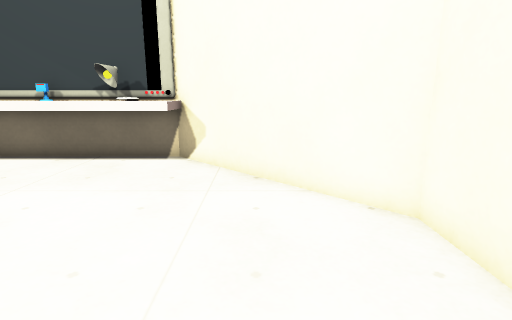
[1] (above)

12 first-person views from a walk through a 3-D level made in the Godot game engine. The camera is 1.2 m above the floor, tilts 12° down and sees 80° across. The floor is counted in squares, 0.5 m on a side. Each view is taken from the middle of a square. On the plan, view 1 faces up. The plan holds only what a view shows up to about 19 squares ahead; the rest is blank. The place goes on beyond the plan. Some surface patterns are stand-ins.

[2]
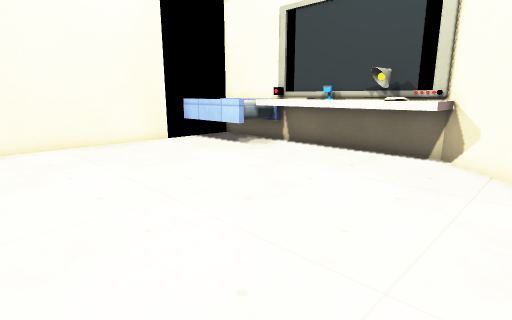

[3]
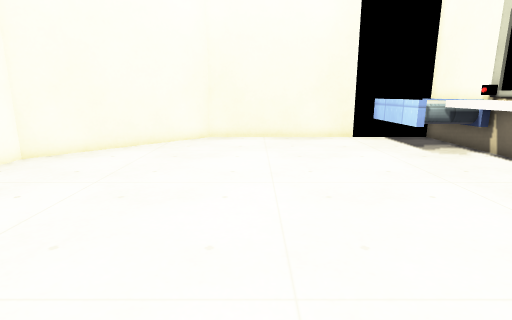

[4]
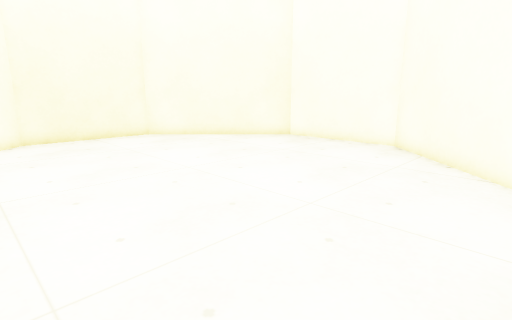

[5]
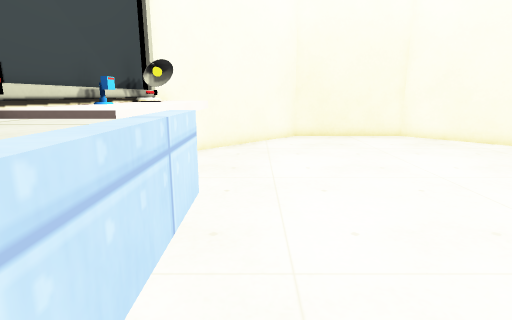

[6]
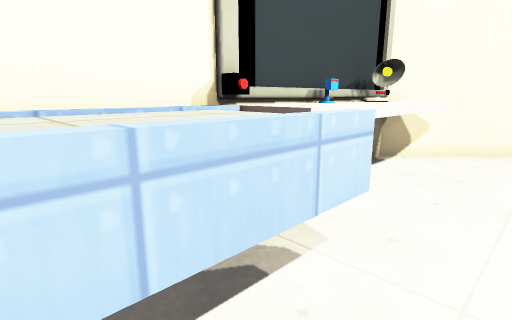

[7]
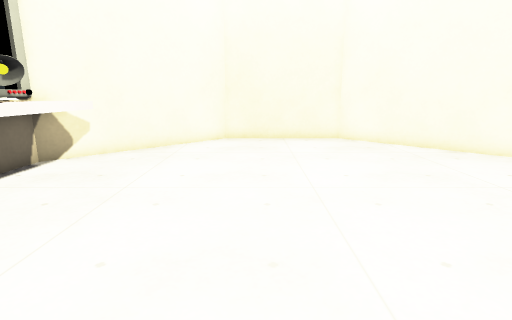

[8]
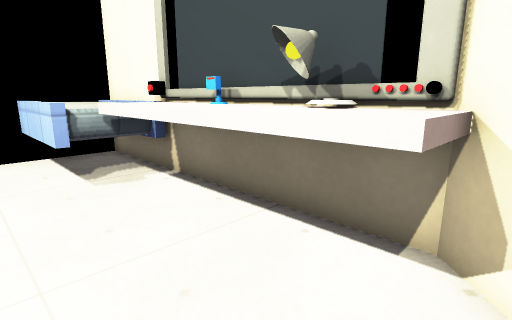

[9]
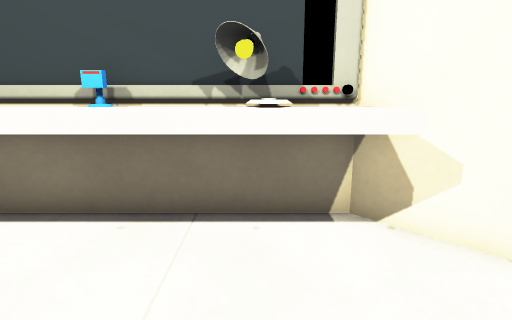

[10]
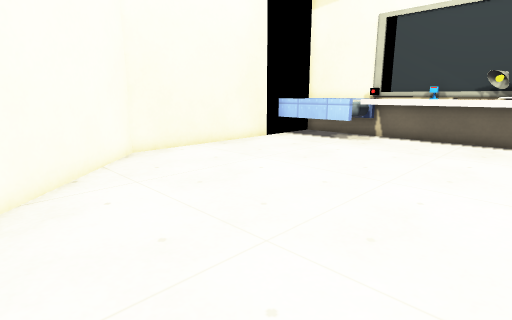

[11]
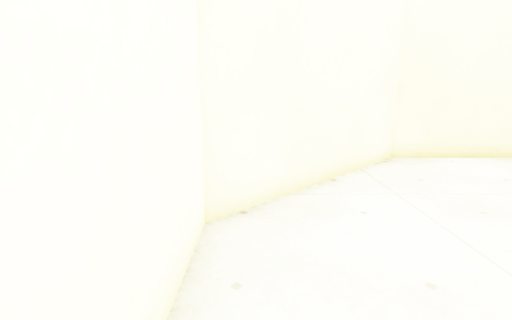

[12]
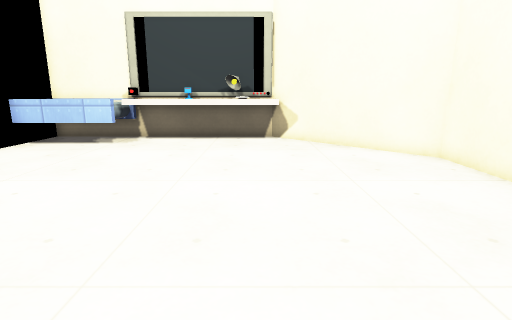

### Floor plan
Key: @ floor where view 1 was taken; # wall or solid block; . floor; ^ raised ledge; L lamp; O other object.
Columns run from 16 left of view 1 to 3 right of it. Each row starts with its distance up from view 1.
 12 ###############
 11 #^^^^OOOOOLLOO##
 10  ^^^^OOOOOOOOO.##
  9 ^^^^^^..........##
  8 #................##
  7 #.................##
  6 #..................#
  5 #..................#
  4 #..................#
  3 #..................#
  2 #..................#
  1 #..................#
  0 #...............@..#
 -1 ##.................#
 -2  ##...............##
 -3   ##.............##
 -4    ##...........##
 -5     ##.........##
 -6      ##.......##
 -7       #########

Positions as (right, up) in squares from view 1, and headings:
1: (0, 0), facing up
2: (0, -1), facing up-left
3: (2, 2), facing left
4: (-15, 8), facing down-right
5: (-15, 8), facing right
6: (-15, 7), facing up-right
7: (-14, 4), facing right
8: (-2, 7), facing up-left
9: (-5, 6), facing up
10: (-3, -6), facing up-left
11: (-4, -6), facing left
12: (-4, -6), facing up
